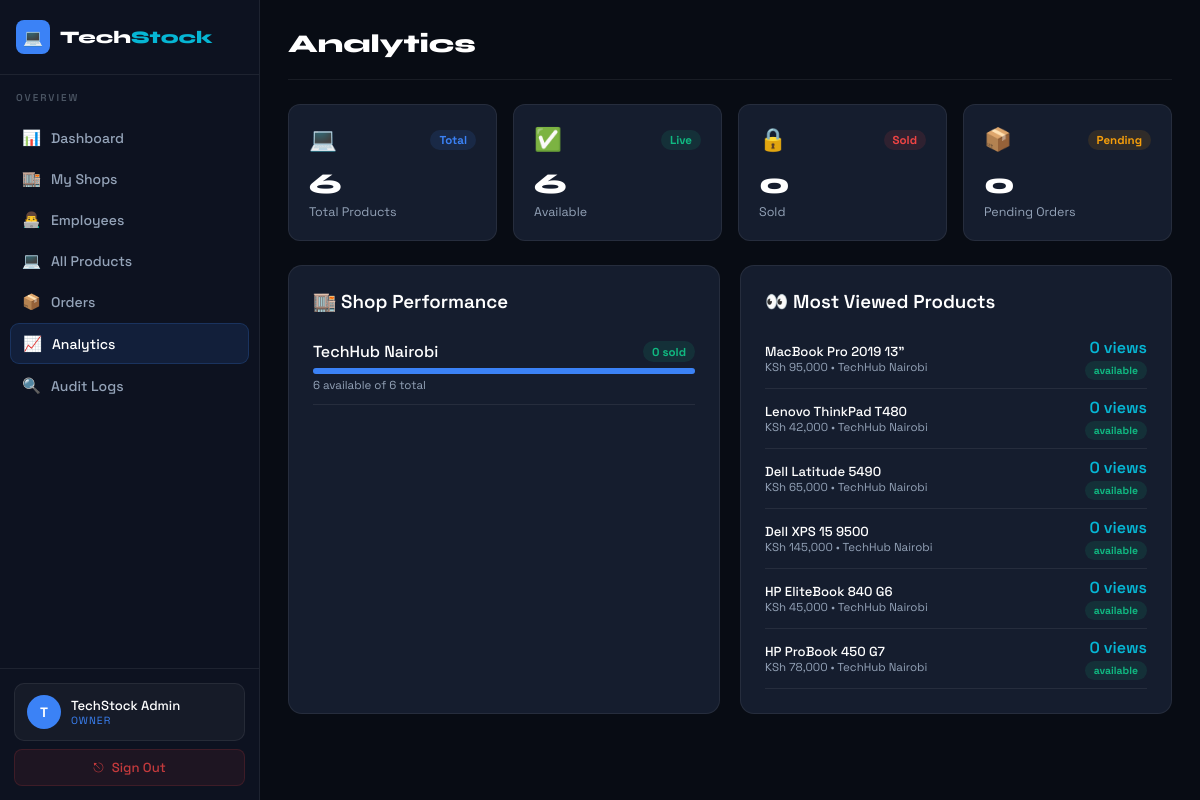
Page /owner/analytics.php (signed in) on the committed database.
### tables this page shows
CREATE TABLE IF NOT EXISTS products (
    id INT AUTO_INCREMENT PRIMARY KEY,
    shop_id INT NOT NULL,
    added_by INT NOT NULL,
    title VARCHAR(200) NOT NULL,
    brand VARCHAR(100),
    cpu VARCHAR(100),
    ram VARCHAR(50),
    storage VARCHAR(100),
    gpu VARCHAR(100),
    display VARCHAR(100),
    os VARCHAR(100),
    condition_type ENUM('new','used','refurbished') DEFAULT 'used',
    price DECIMAL(12,2) NOT NULL,
    original_price DECIMAL(12,2),
    description TEXT,
    image1 VARCHAR(255),
    image2 VARCHAR(255),
    image3 VARCHAR(255),
    status ENUM('available','reserved','sold') DEFAULT 'available',
    featured TINYINT DEFAULT 0,
    views INT DEFAULT 0,
    created_at TIMESTAMP DEFAULT CURRENT_TIMESTAMP,
    updated_at TIMESTAMP DEFAULT CURRENT_TIMESTAMP ON UPDATE CURRENT_TIMESTAMP,
    FOREIGN KEY (shop_id) REFERENCES shops(id),
    FOREIGN KEY (added_by) REFERENCES users(id)
);

CREATE TABLE IF NOT EXISTS shops (
    id INT AUTO_INCREMENT PRIMARY KEY,
    owner_id INT NOT NULL,
    name VARCHAR(100) NOT NULL,
    location VARCHAR(150),
    address TEXT,
    phone VARCHAR(20),
    whatsapp VARCHAR(20),
    email VARCHAR(100),
    description TEXT,
    logo VARCHAR(255),
    subscription ENUM('free','basic','premium') DEFAULT 'free',
    subscription_expires DATE,
    status ENUM('active','inactive','suspended') DEFAULT 'active',
    created_at TIMESTAMP DEFAULT CURRENT_TIMESTAMP,
    FOREIGN KEY (owner_id) REFERENCES users(id)
);

### includes/auth.php (called while the page is built, shortened)
<?php
function formatPrice($p) { return 'KSh ' . number_format($p, 0); }
?>

### owner/analytics.php (the view, shortened to what this page needs)
<?php
require_once '../includes/auth.php';
require_once '../includes/db.php';
$page_title = 'Analytics';
$uid = $_SESSION['user_id'];
$total_products=$conn->query("SELECT COUNT(*) as c FROM products p JOIN shops s ON p.shop_id=s.id WHERE s.owner_id=$uid")->fetch_assoc()['c'];
$available=$conn->query("SELECT COUNT(*) as c FROM products p JOIN shops s ON p.shop_id=s.id WHERE s.owner_id=$uid AND p.status='available'")->fetch_assoc()['c'];
$sold=$conn->query("SELECT COUNT(*) as c FROM products p JOIN shops s ON p.shop_id=s.id WHERE s.owner_id=$uid AND p.status='sold'")->fetch_assoc()['c'];
$pending_orders=$conn->query("SELECT COUNT(*) as c FROM orders o JOIN shops s ON o.shop_id=s.id WHERE s.owner_id=$uid AND o.status='pending'")->fetch_assoc()['c'];
$shop_perf=$conn->query("SELECT s.name, COUNT(p.id) as total_products, SUM(p.status='available') as available, SUM(p.status='sold') as sold FROM shops s LEFT JOIN products p ON p.shop_id=s.id WHERE s.owner_id=$uid GROUP BY s.id ORDER BY sold DESC");
$top_products=$conn->query("SELECT p.title, p.price, p.views, p.status, s.name as shop_name FROM products p JOIN shops s ON p.shop_id=s.id WHERE s.owner_id=$uid ORDER BY p.views DESC LIMIT 10");
?>
<!DOCTYPE html><html lang="en"><head><meta charset="UTF-8"><title><?=$page_title?> — TechStock</title>
<link rel="stylesheet" href="/techstock/css/style.css"></head><body>
<div class="dash-layout">
<?php include '../includes/sidebar.php'; ?>
<main class="dash-main">
  <div class="dash-topbar"><div class="dash-title">Analytics</div></div>
  <div class="stats-grid">
    <div class="stat-card"><div class="stat-top"><span class="stat-icon">💻</span><span class="badge badge-blue">Total</span></div><div class="stat-val"><?=$total_products?></div><div class="stat-label">Total Products</div></div>
    <div class="stat-card"><div class="stat-top"><span class="stat-icon">✅</span><span class="badge badge-green">Live</span></div><div class="stat-val"><?=$available?></div><div class="stat-label">Available</div></div>
    <div class="stat-card"><div class="stat-top"><span class="stat-icon">🔒</span><span class="badge badge-red">Sold</span></div><div class="stat-val"><?=$sold?></div><div class="stat-label">Sold</div></div>
    <div class="stat-card"><div class="stat-top"><span class="stat-icon">📦</span><span class="badge badge-yellow">Pending</span></div><div class="stat-val"><?=$pending_orders?></div><div class="stat-label">Pending Orders</div></div>
  </div>
  <div class="grid-2">
    <div class="card card-body">
      <h3 style="color:var(--white);font-weight:600;margin-bottom:16px">🏬 Shop Performance</h3>
      <?php while($r=$shop_perf->fetch_assoc()): ?>
      <div style="padding:12px 0;border-bottom:1px solid var(--border)">
        <div style="display:flex;justify-content:space-between;margin-bottom:6px">
          <span style="color:var(--white);font-weight:500"><?=htmlspecialchars($r['name'])?></span>
          <span class="badge badge-green"><?=$r['sold']?> sold</span>
        </div>
        <div style="height:6px;background:rgba(255,255,255,0.06);border-radius:3px">
          <div style="height:6px;background:var(--blue);border-radius:3px;width:<?=$r['total_products']>0?round($r['available']/$r['total_products']*100):0?>%"></div>
        </div>
        <div style="display:flex;justify-content:space-between;margin-top:4px">
          <span style="color:var(--text2);font-size:0.72rem"><?=$r['available']?> available of <?=$r['total_products']?> total</span>
        </div>
      </div>
      <?php endwhile; ?>
    </div>
    <div class="card card-body">
      <h3 style="color:var(--white);font-weight:600;margin-bottom:16px">👀 Most Viewed Products</h3>
      <?php while($r=$top_products->fetch_assoc()): ?>
      <div style="display:flex;justify-content:space-between;align-items:center;padding:8px 0;border-bottom:1px solid var(--border)">
        <div>
          <div style="color:var(--white);font-size:0.82rem;font-weight:500;overflow:hidden;text-overflow:ellipsis;white-space:nowrap;max-width:220px"><?=htmlspecialchars($r['title'])?></div>
          <div style="color:var(--text2);font-size:0.72rem"><?=formatPrice($r['price'])?> • <?=htmlspecialchars($r['shop_name'])?></div>
        </div>
        <div style="text-align:right">
          <div style="color:var(--cyan);font-weight:600"><?=$r['views']?> views</div>
          <span class="badge <?=$r['status']==='sold'?'badge-red':'badge-green' ?>" style="font-size:0.65rem"><?=$r['status']?></span>
        </div>
      </div>
      <?php endwhile; ?>
    </div>
  </div>
</main>
</div>
<script src="/techstock/js/main.js"></script></body></html>

### css/style.css (style rules this page uses)
:root { --bg: #080c14; --bg2: #0d1220; --bg3: #111827; --card: #151d2e; --border: rgba(255,255,255,0.07); --border2: rgba(255,255,255,0.12); --blue: #3b82f6; --blue-dark: #2563eb; --cyan: #06b6d4; --green: #10b981; --red: #ef4444; --yellow: #f59e0b; --purple: #8b5cf6; --text: #e2e8f0; --text2: #94a3b8; --text3: #4b5563; --white: #ffffff; --sidebar-w: 260px; --trans: all 0.25s cubic-bezier(0.4,0,0.2,1); }
*,*::before,*::after { box-sizing:border-box;margin:0;padding:0; }
html { scroll-behavior:smooth; }
body { font-family:'Space Grotesk',sans-serif;background:var(--bg);color:var(--text);min-height:100vh;-webkit-font-smoothing:antialiased; }
.card { background:var(--card);border:1px solid var(--border);border-radius:14px; }
.card-body { padding:24px; }
.dash-layout { display:flex;min-height:100vh; }
.dash-main { margin-left:var(--sidebar-w);flex:1;padding:28px; }
.dash-topbar { display:flex;align-items:center;justify-content:space-between;margin-bottom:24px;padding-bottom:20px;border-bottom:1px solid var(--border); }
.dash-title { font-family:'Syne',sans-serif;font-size:1.6rem;font-weight:800;color:var(--white); }
.stats-grid { display:grid;grid-template-columns:repeat(auto-fit,minmax(200px,1fr));gap:16px;margin-bottom:24px; }
.stat-card { background:var(--card);border:1px solid var(--border);border-radius:12px;padding:20px;transition:var(--trans); }
.stat-top { display:flex;justify-content:space-between;align-items:center;margin-bottom:12px; }
.stat-icon { font-size:1.4rem; }
.stat-val { font-family:'Syne',sans-serif;font-size:1.8rem;font-weight:800;color:var(--white); }
.stat-label { color:var(--text2);font-size:0.78rem;margin-top:3px; }
.badge { display:inline-flex;align-items:center;padding:3px 9px;border-radius:100px;font-size:0.72rem;font-weight:700; }
.badge-blue { background:rgba(59,130,246,0.12);color:var(--blue); }
.badge-green { background:rgba(16,185,129,0.12);color:var(--green); }
.badge-red { background:rgba(239,68,68,0.12);color:var(--red); }
.badge-yellow { background:rgba(245,158,11,0.12);color:var(--yellow); }
.grid-2 { display:grid;grid-template-columns:1fr 1fr;gap:20px; }

### rows in the picture
products: title "MacBook Pro 2019 13\"", price "KSh 95,000", shop.name "TechHub Nairobi", views "0", status "available"
products: title "Lenovo ThinkPad T480", price "KSh 42,000", shop.name "TechHub Nairobi", views "0", status "available"
products: title "Dell Latitude 5490", price "KSh 65,000", shop.name "TechHub Nairobi", views "0", status "available"
products: title "Dell XPS 15 9500", price "KSh 145,000", shop.name "TechHub Nairobi", views "0", status "available"
products: title "HP EliteBook 840 G6", price "KSh 45,000", shop.name "TechHub Nairobi", views "0", status "available"
products: title "HP ProBook 450 G7", price "KSh 78,000", shop.name "TechHub Nairobi", views "0", status "available"

### other values in the picture
substr($_SESSION['full_name']??'U',0,1) "T"
$_SESSION['full_name'] "TechStock Admin"
$_SESSION['role'] "OWNER"
$total_products "6"
$available "6"
$sold "0"
$pending_orders "0"
$r['name'] "TechHub Nairobi"
$r['sold'] "0"
$r['available'] "6"
$r['total_products'] "6"
